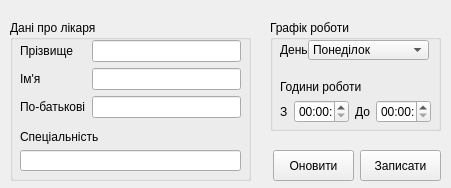
<?xml version="1.0" encoding="UTF-8"?>
<ui version="4.0">
 <class>adddoctor</class>
 <widget class="QWidget" name="adddoctor">
  <property name="geometry">
   <rect>
    <x>0</x>
    <y>0</y>
    <width>451</width>
    <height>188</height>
   </rect>
  </property>
  <property name="windowTitle">
   <string>Редагування списку лікарів</string>
  </property>
  <widget class="QPushButton" name="pushButton">
   <property name="geometry">
    <rect>
     <x>360</x>
     <y>150</y>
     <width>81</width>
     <height>31</height>
    </rect>
   </property>
   <property name="text">
    <string>Записати</string>
   </property>
  </widget>
  <widget class="QGroupBox" name="groupBox">
   <property name="geometry">
    <rect>
     <x>270</x>
     <y>20</y>
     <width>171</width>
     <height>111</height>
    </rect>
   </property>
   <property name="title">
    <string>Графік роботи</string>
   </property>
   <widget class="QWidget" name="layoutWidget">
    <property name="geometry">
     <rect>
      <x>10</x>
      <y>60</y>
      <width>151</width>
      <height>43</height>
     </rect>
    </property>
    <layout class="QVBoxLayout" name="verticalLayout_3">
     <item>
      <widget class="QLabel" name="label_7">
       <property name="text">
        <string>Години роботи</string>
       </property>
      </widget>
     </item>
     <item>
      <layout class="QHBoxLayout" name="horizontalLayout">
       <item>
        <widget class="QLabel" name="label_8">
         <property name="text">
          <string>З</string>
         </property>
        </widget>
       </item>
       <item>
        <widget class="QTimeEdit" name="time_one"/>
       </item>
       <item>
        <widget class="QLabel" name="label_9">
         <property name="text">
          <string>До</string>
         </property>
        </widget>
       </item>
       <item>
        <widget class="QTimeEdit" name="time_two"/>
       </item>
      </layout>
     </item>
    </layout>
   </widget>
   <widget class="QLabel" name="label_6">
    <property name="geometry">
     <rect>
      <x>10</x>
      <y>20</y>
      <width>40</width>
      <height>20</height>
     </rect>
    </property>
    <property name="minimumSize">
     <size>
      <width>40</width>
      <height>0</height>
     </size>
    </property>
    <property name="text">
     <string>День</string>
    </property>
   </widget>
   <widget class="QComboBox" name="day_">
    <property name="geometry">
     <rect>
      <x>38</x>
      <y>20</y>
      <width>121</width>
      <height>20</height>
     </rect>
    </property>
    <item>
     <property name="text">
      <string>Понеділок</string>
     </property>
    </item>
    <item>
     <property name="text">
      <string>Вівторок</string>
     </property>
    </item>
    <item>
     <property name="text">
      <string>Середа</string>
     </property>
    </item>
    <item>
     <property name="text">
      <string>Четвер</string>
     </property>
    </item>
    <item>
     <property name="text">
      <string>П'ятниця</string>
     </property>
    </item>
    <item>
     <property name="text">
      <string>Субота</string>
     </property>
    </item>
    <item>
     <property name="text">
      <string>Неділя</string>
     </property>
    </item>
   </widget>
  </widget>
  <widget class="QGroupBox" name="groupBox_2">
   <property name="geometry">
    <rect>
     <x>10</x>
     <y>20</y>
     <width>241</width>
     <height>161</height>
    </rect>
   </property>
   <property name="title">
    <string>Дані про лікаря</string>
   </property>
   <widget class="QWidget" name="layoutWidget">
    <property name="geometry">
     <rect>
      <x>10</x>
      <y>20</y>
      <width>221</width>
      <height>81</height>
     </rect>
    </property>
    <layout class="QGridLayout" name="gridLayout">
     <item row="0" column="0">
      <widget class="QLabel" name="label">
       <property name="text">
        <string>Прізвище</string>
       </property>
      </widget>
     </item>
     <item row="0" column="1">
      <widget class="QLineEdit" name="sname"/>
     </item>
     <item row="1" column="0">
      <widget class="QLabel" name="label_2">
       <property name="text">
        <string>Ім'я</string>
       </property>
      </widget>
     </item>
     <item row="1" column="1">
      <widget class="QLineEdit" name="name"/>
     </item>
     <item row="2" column="0">
      <widget class="QLabel" name="label_3">
       <property name="text">
        <string>По-батькові</string>
       </property>
      </widget>
     </item>
     <item row="2" column="1">
      <widget class="QLineEdit" name="tname"/>
     </item>
    </layout>
   </widget>
   <widget class="QWidget" name="layoutWidget">
    <property name="geometry">
     <rect>
      <x>10</x>
      <y>110</y>
      <width>221</width>
      <height>41</height>
     </rect>
    </property>
    <layout class="QVBoxLayout" name="verticalLayout">
     <item>
      <widget class="QLabel" name="label_4">
       <property name="text">
        <string>Спеціальність</string>
       </property>
      </widget>
     </item>
     <item>
      <widget class="QLineEdit" name="specialty_"/>
     </item>
    </layout>
   </widget>
  </widget>
  <widget class="QPushButton" name="pushButton_2">
   <property name="geometry">
    <rect>
     <x>273</x>
     <y>150</y>
     <width>81</width>
     <height>31</height>
    </rect>
   </property>
   <property name="text">
    <string>Оновити</string>
   </property>
  </widget>
 </widget>
 <tabstops>
  <tabstop>sname</tabstop>
  <tabstop>name</tabstop>
  <tabstop>tname</tabstop>
  <tabstop>specialty_</tabstop>
  <tabstop>day_</tabstop>
  <tabstop>time_one</tabstop>
  <tabstop>time_two</tabstop>
 </tabstops>
 <resources/>
 <connections/>
</ui>
